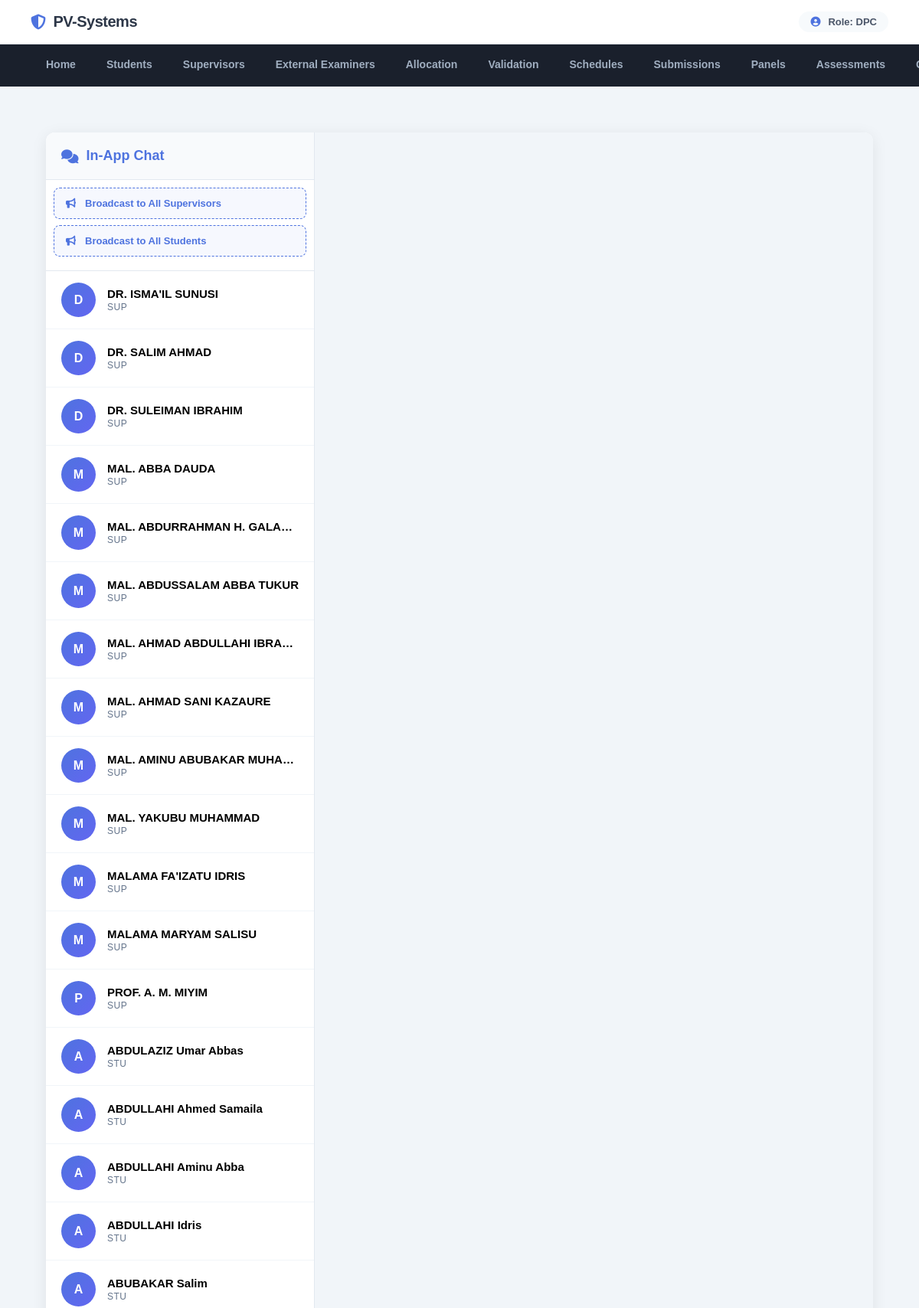
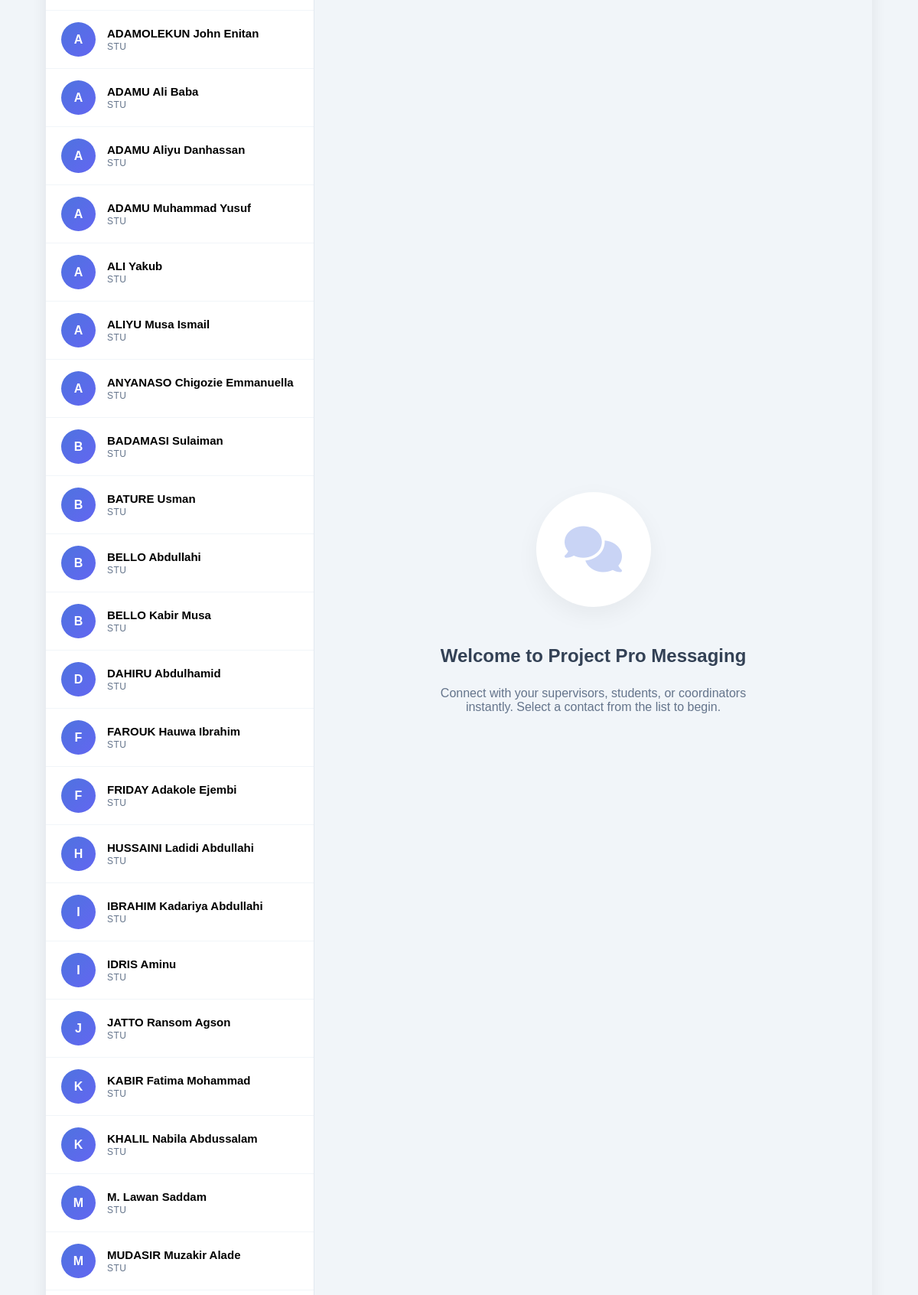
Page /app_messages.php (signed in, upper part) on the committed database (2 pictures, top to bottom).
### tables this page shows
CREATE TABLE `users` (
  `id` int(11) NOT NULL,
  `username` varchar(50) NOT NULL,
  `password` varchar(255) NOT NULL,
  `role` enum('stu','dpc','fpc','sup','ext') NOT NULL,
  `name` varchar(100) DEFAULT NULL,
  `email` varchar(100) DEFAULT NULL,
  `faculty_id` int(11) NOT NULL,
  `department` varchar(100) DEFAULT NULL,
  `is_active` tinyint(1) DEFAULT 1,
  `first_login` datetime DEFAULT NULL,
  `password_changed` varchar(50) DEFAULT NULL,
  `session` varchar(255) DEFAULT NULL,
  `created_at` timestamp NOT NULL DEFAULT current_timestamp() ON UPDATE current_timestamp()
);

### app_messages.php (the view, shortened to what this page needs)
<?php
include_once __DIR__ . '/includes/db.php';
$user_id = $_SESSION['user_id'];
$role = $_SESSION['role'];
$dept_id = $_SESSION['department'] ?? null;
$contacts = [];
if ($role === 'dpc') {
    $stmt = $conn->prepare("SELECT id, name, 'sup' as role FROM users WHERE department = ? AND role = 'sup' ORDER BY name ASC");
    $stmt->execute([$dept_id]);
    $contacts = $stmt->fetchAll(PDO::FETCH_ASSOC);
    $stmt = $conn->prepare("SELECT DISTINCT u.id, u.name, 'stu' as role
                            FROM users u
                            JOIN messages m ON (u.id = m.sender_id OR u.id = m.receiver_id)
                            WHERE u.role = 'stu' AND u.department = ?
                            AND (m.sender_id = ? OR m.receiver_id = ?)
                            ORDER BY u.name ASC");
    $stmt->execute([$dept_id, $user_id, $user_id]);
    $active_stus = $stmt->fetchAll(PDO::FETCH_ASSOC);
    foreach ($active_stus as $stu) {
        $found = false;
        if (!$found) $contacts[] = $stu;
    }
}
$selected_contact_id = isset($_GET['contact']) ? intval($_GET['contact']) : null;
$selected_broadcast = isset($_GET['broadcast']) ? $_GET['broadcast'] : null;
$messages = [];
$selected_name = "Select a contact";
?>
<!DOCTYPE html>
<html lang="en">
<head>
    <link rel="stylesheet" href="https://cdnjs.cloudflare.com/ajax/libs/font-awesome/6.4.0/css/all.min.css">
    <link rel="stylesheet" href="assets/css/styles.css">
</head>
<body style="background: #f1f5f9;">
    <?php include_once __DIR__ . '/includes/header.php'; ?>
    </div>
    <div class="container" style="max-width: 1400px; padding: 10px;">
        <div class="msg-wrapper <?= ($selected_contact_id || $selected_broadcast) ? 'chat-open' : '' ?>">
            <div class="msg-sidebar">
                <div class="sidebar-header">
                    <h3><i class="fas fa-comments"></i> In-App Chat</h3>
                </div>
                <div class="broadcast-section">
                    <?php if ($role === 'dpc'): ?>
                        <a href="app_messages.php?broadcast=all_sups" class="broadcast-btn">
                            <i class="fas fa-bullhorn"></i> Broadcast to All Supervisors
                        </a>
                        <a href="app_messages.php?broadcast=all_stus" class="broadcast-btn">
                            <i class="fas fa-bullhorn"></i> Broadcast to All Students
                        </a>
                    <?php elseif ($role === 'sup'): ?>
                        <a href="app_messages.php?broadcast=my_stus" class="broadcast-btn">
                            <i class="fas fa-bullhorn"></i> Broadcast to My Students
                        </a>
                    <?php endif; ?>
                </div>
                <div class="contacts-list">
                    <?php if (empty($contacts)): ?>
                        <div style="padding: 40px 20px; text-align: center; color: var(--text-muted);">
                            <i class="fas fa-user-slash" style="font-size: 30px; margin-bottom: 10px; opacity: 0.5;"></i>
                            <p>No contacts found.</p>
                        </div>
                    <?php else: ?>
                        <?php foreach ($contacts as $c): ?>
                            <a href="app_messages.php?contact=<?= $c['id'] ?>" class="contact-card <?= ($selected_contact_id == $c['id']) ? 'active' : '' ?>">
                                <div class="avatar"><?= substr($c['name'], 0, 1) ?></div>
                                <div class="contact-info">
                                    <div class="contact-name"><?= htmlspecialchars($c['name']) ?></div>
                                    <div class="contact-role"><?= $c['role'] ?></div>
                                </div>
                            </a>
                        <?php endforeach; ?>
                    <?php endif; ?>
                </div>
            </div>
            <div class="msg-main">
                <?php if ($selected_contact_id || $selected_broadcast): ?>
                    <div class="chat-header">
                        <a href="app_messages.php" class="back-btn"><i class="fas fa-arrow-left"></i></a>
                        <div class="avatar" style="width: 40px; height: 40px; font-size: 14px;">
                            <?= ($selected_broadcast) ? '<i class="fas fa-bullhorn"></i>' : substr($selected_name, 0, 1) ?>
                        </div>
                        <div style="flex: 1;">
                            <div style="font-weight: 800; color: var(--text-main);"><?= htmlspecialchars($selected_name) ?></div>
                            <div style="font-size: 12px; color: #10b981;">
                                <?php if($selected_broadcast): ?>
                                    System Broadcast Channel
                                <?php else: ?>
                                    <i class="fas fa-circle" style="font-size: 8px;"></i> Active
                                <?php endif; ?>
                            </div>
                        </div>
                    </div>
                    <div class="chat-body" id="chatBody">
                        <?php if ($selected_broadcast): ?>
                            <div style="text-align: center; padding: 40px;">
                                <div style="width: 80px; height: 80px; background: rgba(78, 115, 223, 0.1); color: var(--primary); border-radius: 50%; display: flex; align-items: center; justify-content: center; margin: 0 auto 20px; font-size: 30px;">
                                    <i class="fas fa-bullhorn"></i>
                                </div>
                                <h3 style="margin-bottom: 10px;">New Broadcast</h3>
                                <p style="color: var(--text-muted); font-size: 14px; max-width: 300px; margin: 0 auto;">
                                    Your message will be sent individually to each recipient in this category.
                                </p>
                            </div>
                        <?php elseif (empty($messages)): ?>
                            <div style="text-align: center; margin-top: 100px; color: var(--text-muted);">
                                <i class="far fa-paper-plane" style="font-size: 50px; margin-bottom: 15px; opacity: 0.2;"></i>
                                <p>No messages yet. Say hello!</p>
                            </div>
                        <?php else: ?>
                            <?php foreach ($messages as $m): ?>
                                <div class="msg-bubble <?= ($m['sender_id'] == $user_id) ? 'sent' : 'received' ?>">
                                    <?= nl2br(htmlspecialchars($m['message_text'])) ?>
                                    <span class="msg-meta"><?= date('h:i A', strtotime($m['sent_at'])) ?></span>
                                </div>
                            <?php endforeach; ?>
                        <?php endif; ?>
                    </div>
                    <div class="chat-footer">
                        <form method="POST" class="input-group">
                            <?php if($selected_broadcast): ?>
                                <input type="hidden" name="broadcast_type" value="<?= $selected_broadcast ?>">
                            <?php else: ?>
                                <input type="hidden" name="receiver_id" value="<?= $selected_contact_id ?>">
                            <?php endif; ?>
                            <textarea name="message_text" class="msg-input" placeholder="Write a message..." required></textarea>
                            <button type="submit" name="send_message" class="btn-send">
                                <i class="fas fa-paper-plane"></i>
                            </button>
                        </form>
                    </div>
                <?php else: ?>
                    <div style="flex: 1; display: flex; align-items: center; justify-content: center; flex-direction: column; text-align: center; padding: 20px;">
                        <div style="width: 150px; height: 150px; background: white; border-radius: 50%; display: flex; align-items: center; justify-content: center; margin-bottom: 30px; box-shadow: 0 10px 30px rgba(0,0,0,0.05);">
                            <i class="fas fa-comments" style="font-size: 60px; color: var(--primary); opacity: 0.3;"></i>
                        </div>
                        <h2 style="color: var(--text-main); font-weight: 800; margin-bottom: 10px;">Welcome to Project Pro Messaging</h2>
                        <p style="color: var(--text-muted); max-width: 400px;">Connect with your supervisors, students, or coordinators instantly. Select a contact from the list to begin.</p>
                    </div>
                <?php endif; ?>
            </div>
        </div>
    </div>
</body>
</html>

### assets/css/styles.css (style rules this page uses)
body { font-family: Arial, sans-serif; margin: 0; padding: 0; background-color: #f4f4f4; display: flex; flex-direction: column; min-height: 100vh; }
.container { width: 90%; max-width: 1200px; margin: 0 auto; padding: 20px; flex: 1; }

### app_messages.php (style rules this page uses)
:root { --primary: #4e73df; --primary-dark: #224abe; --bg-light: #f8fafc; --border: #e2e8f0; --text-main: #334155; --text-muted: #64748b; }
.msg-wrapper { display: flex; height: calc(100vh - 120px); background: white; border-radius: 12px; overflow: hidden; box-shadow: 0 4px 20px rgba(0,0,0,0.08); margin: 10px 0; }
.msg-sidebar { width: 350px; border-right: 1px solid var(--border); display: flex; flex-direction: column; background: white; transition: all 0.3s ease; }
.sidebar-header { padding: 20px; border-bottom: 1px solid var(--border); background: var(--bg-light); }
.sidebar-header h3 { margin: 0; font-size: 18px; font-weight: 800; color: var(--primary); display: flex; align-items: center; gap: 10px; }
.contacts-list { flex: 1; overflow-y: auto; }
.broadcast-section { padding: 10px; background: #fff; border-bottom: 1px solid var(--border); }
.broadcast-btn { display: flex; align-items: center; gap: 12px; padding: 12px 15px; background: rgba(78, 115, 223, 0.05); color: var(--primary); border-radius: 8px; text-decoration: none; font-weight: 600; font-size: 13px; margin-bottom: 8px; transition: 0.2s; border: 1px dashed var(--primary); }
.contact-card { display: flex; align-items: center; gap: 15px; padding: 15px 20px; border-bottom: 1px solid #f1f5f9; cursor: pointer; text-decoration: none; color: inherit; transition: 0.2s; }
.avatar { width: 45px; height: 45px; background: linear-gradient(135deg, var(--primary), #6366f1); color: white; border-radius: 50%; display: flex; align-items: center; justify-content: center; font-weight: 800; font-size: 16px; flex-shrink: 0; }
.contact-info { flex: 1; min-width: 0; }
.contact-name { font-weight: 700; font-size: 15px; margin-bottom: 2px; white-space: nowrap; overflow: hidden; text-overflow: ellipsis; }
.contact-role { font-size: 12px; color: var(--text-muted); text-transform: uppercase; letter-spacing: 0.5px; }
.msg-main { flex: 1; display: flex; flex-direction: column; background: #f1f5f9; transition: all 0.3s ease; }

### rows in the picture
users: name "D", name "DR. ISMA'IL SUNUSI", role "SUP"
users: name "D", name "DR. SALIM AHMAD", role "SUP"
users: name "D", name "DR. SULEIMAN IBRAHIM", role "SUP"
users: name "M", name "MAL. ABBA DAUDA", role "SUP"
users: name "M", name "MAL. ABDURRAHMAN H. GALA…", role "SUP"
users: name "M", name "MAL. ABDUSSALAM ABBA TUKUR", role "SUP"
users: name "M", name "MAL. AHMAD ABDULLAHI IBRA…", role "SUP"
users: name "M", name "MAL. AHMAD SANI KAZAURE", role "SUP"
users: name "M", name "MAL. AMINU ABUBAKAR MUHA…", role "SUP"
users: name "M", name "MAL. YAKUBU MUHAMMAD", role "SUP"
users: name "M", name "MALAMA FA'IZATU IDRIS", role "SUP"
users: name "M", name "MALAMA MARYAM SALISU", role "SUP"
users: name "P", name "PROF. A. M. MIYIM", role "SUP"
users: name "A", name "ABDULAZIZ Umar Abbas", role "STU"
users: name "A", name "ABDULLAHI Ahmed Samaila", role "STU"
users: name "A", name "ABDULLAHI Aminu Abba", role "STU"
users: name "A", name "ABDULLAHI Idris", role "STU"
users: name "A", name "ABUBAKAR Salim", role "STU"
users: name "A", name "ADAMOLEKUN John Enitan", role "STU"
users: name "A", name "ADAMU Ali Baba", role "STU"
users: name "A", name "ADAMU Aliyu Danhassan", role "STU"
users: name "A", name "ADAMU Muhammad Yusuf", role "STU"
users: name "A", name "ALI Yakub", role "STU"
users: name "A", name "ALIYU Musa Ismail", role "STU"
users: name "A", name "ANYANASO Chigozie Emmanuella", role "STU"
users: name "B", name "BADAMASI Sulaiman", role "STU"
users: name "B", name "BATURE Usman", role "STU"
users: name "B", name "BELLO Abdullahi", role "STU"
users: name "B", name "BELLO Kabir Musa", role "STU"
users: name "D", name "DAHIRU Abdulhamid", role "STU"
users: name "F", name "FAROUK Hauwa Ibrahim", role "STU"
users: name "F", name "FRIDAY Adakole Ejembi", role "STU"
users: name "H", name "HUSSAINI Ladidi Abdullahi", role "STU"
users: name "I", name "IBRAHIM Kadariya Abdullahi", role "STU"
users: name "I", name "IDRIS Aminu", role "STU"
users: name "J", name "JATTO Ransom Agson", role "STU"
users: name "K", name "KABIR Fatima Mohammad", role "STU"
users: name "K", name "KHALIL Nabila Abdussalam", role "STU"
users: name "M", name "M. Lawan Saddam", role "STU"
users: name "M", name "MUDASIR Muzakir Alade", role "STU"

### other values in the picture
$_SESSION['role'] "DPC"
